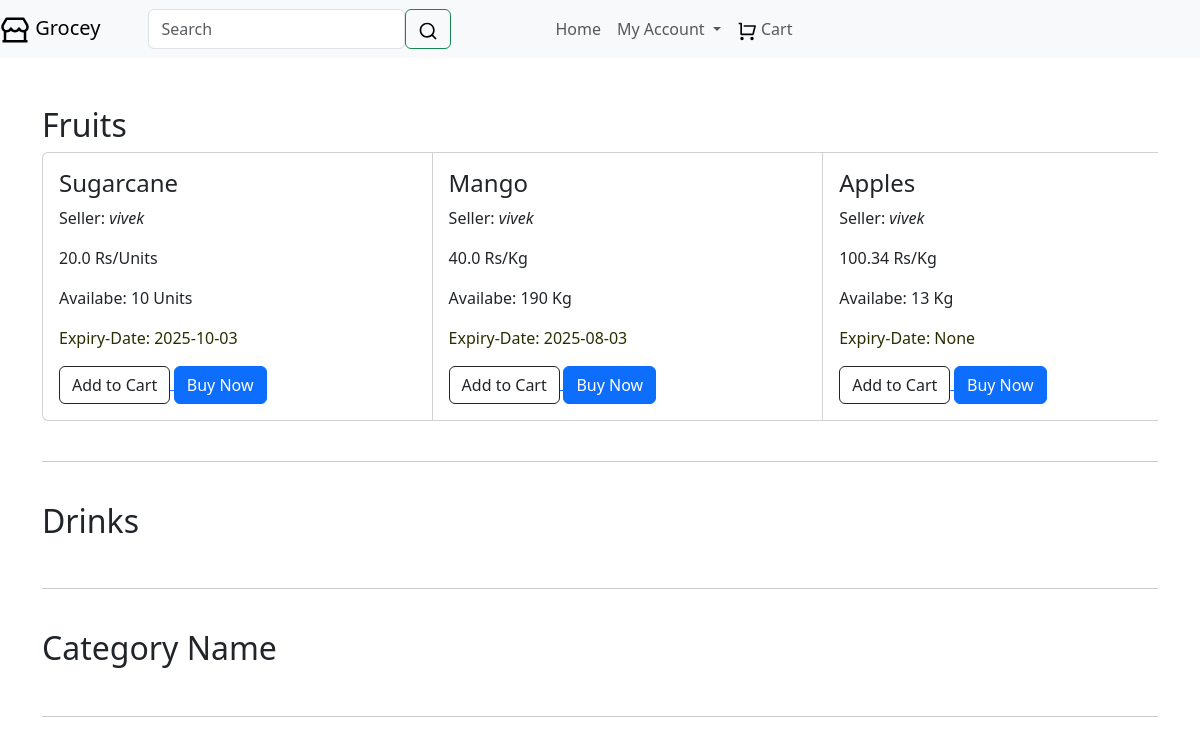
The app's page / (signed in) with its own data.
### website/web_models.py (models this page shows)
class Category(db.Model):
    id = db.Column(db.Integer, primary_key=True)
    name = db.Column(db.String(30), nullable=False)
    seller_id = db.Column(db.Integer, db.ForeignKey('user.id'), nullable=False)
    products = db.relationship('Product', passive_deletes=True, backref='category')
    orders = db.relationship('Order')
    cart = db.relationship('Cart')

class Product(db.Model):
    id = db.Column(db.Integer, primary_key=True)
    name = db.Column(db.String(30), nullable=False)
    unit = db.Column(db.String(30))
    price = db.Column(db.Float, nullable=False)
    quantity = db.Column(db.Integer, nullable=False)
    expiry_date = db.Column(db.String(40), nullable=False)
    listing_time = db.Column(db.DateTime, nullable=False, default=func.now())
    category_id = db.Column(db.Integer, db.ForeignKey('category.id'), nullable=False)
    seller_id = db.Column(db.Integer, db.ForeignKey('user.id'))
    orders = db.relationship('Order', backref='product')
    carts = db.relationship('Cart', backref='product')

class User(db.Model, UserMixin):
    id = db.Column(db.Integer, primary_key=True)
    user_name = db.Column(db.String(30), unique=True, nullable=False)
    password = db.Column(db.String(30))
    is_seller = db.Column(db.Boolean, default=False)
    categories = db.relationship('Category')
    orders = db.relationship('Order')
    carts = db.relationship('Cart')
    products = db.relationship('Product', backref='seller')

### website/web_controllers.py (the view)
@views.route('/')
def home():
    if current_user.is_authenticated and current_user.is_seller:
        return redirect(url_for('web_views.sell'))
    users = User.query.filter_by(is_seller=1).all()
    categories = {}
    cats = Category.query.filter_by(seller_id=users[0].id)
    for a in cats:
        categories[a] = Product.query.filter_by(category_id=a.id).order_by(Product.listing_time.desc())
    return render_template("home.html", app_name=app_name, categories=categories)

### website/templates/home.html (shortened to what this page needs)
{% extends "web_base.html" %}
{% block content %}
<br>
<br>
    {% for cat in categories.keys() %}
        <li class="list-group-item d-flex justify-content-between">
            <h2>{{ cat.name }} </h2>
        </li>
        <div class="card-group card-group-scroll card_group">
            {% for prod in categories[cat] %}
            <div class="card">
                <div class="card-body">
                    <h4 class="card-title">{{ prod.name }}</h4>
                    <p>Seller: <i>{{ prod.seller.user_name }}</i></p>
                    <p> {{ prod.price }} Rs/{{ prod.unit }}</p>
                    {% if prod.quantity > 0 %}
                        <p> Availabe: {{ prod.quantity }} {{ prod.unit }}</p>
                        <p style="color: rgb(43, 46, 0);"> Expiry-Date: {{ prod.expiry_date }}</p>
                        <small class="w-10">
                            <a href="/add-to-cart/{{ prod.id }}">
                                <button class="btn btn-outline-dark">Add to Cart</button>
                            </a>
                            <a href="/order/{{ prod.id }}">
                            <button class="btn btn-primary">Buy Now</button>
                            </a>
                        </small>
                    {% else %}
                        <b style="color: brown;">Out of Stock</b>
                    {% endif %}
                </div>
            </div>
            {% endfor %}
        </div>
        <br>
        <hr>
        <br>
    {% endfor %}
{% endblock %}

### website/templates/home.html (style rules this page uses)
@media (min-width: 576px) { .card-group.card-group-scroll { overflow-x: auto; flex-wrap: nowrap; } }
.card-group.card-group-scroll > .card { flex-basis: 35%; }

### records on screen
Category: name "Fruits"
Product: name "Sugarcane", seller.user_name "vivek", price "20.0", unit "Units", quantity "10", expiry_date "2025-10-03"
Product: name "Mango", seller.user_name "vivek", price "40.0", unit "Kg", quantity "190", expiry_date "2025-08-03"
Product: name "Apples", seller.user_name "vivek", price "100.34", unit "Kg", quantity "13", expiry_date "None"
Category: name "Drinks"
Category: name "Category Name"

### other values on screen
{{ app_name }} "Grocey"
